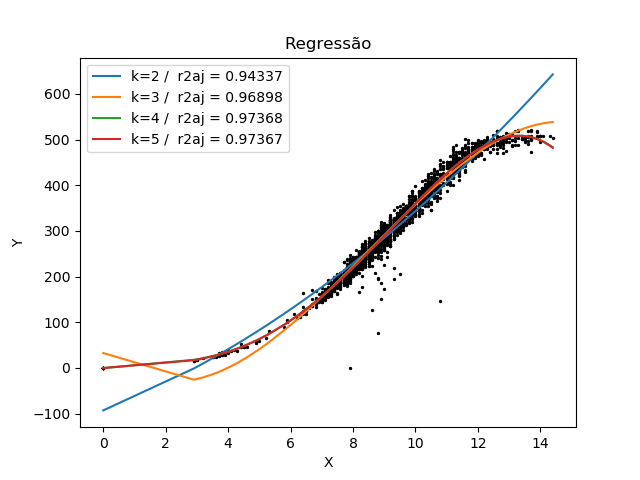

Here is the Python script that generated this plot:
#!/usr/bin/env python
# coding: utf-8

"""Regressão Múltipla

Notas
-----
Dataset: uma função linear com um ruído gaussiano de media 0 e
variancia não-unitária.

Beta = (X'X)-¹X'*y
ŷ(X) = X * beta

Legenda:
+ n é a quantidade de amostras
+ y é a função a ser estimada
  + m é a inclinação da curva
  + x é a variável independente (entrada)
+ ŷ é a função estimadora
  + X é a matriz de variáveis com n x (k + 1)
  + beta é um vetor de coeficientes
  + k é o número de variáveis independentes


Apêndice
--------
Instale: python e pip
Dependências: pip install numpy matplotlib

Author: Manoel Vilela

Aumento do grau de Polinômios

k(1) = 0.93
k(2) = 0.94
k(3) = 0.97
k(3) = 0.969
k(4) = 0.9737242
k(5) = 0.9737256


Dataset de aula
----------------

x = velocidade do vento em aquiraz
y = potencia de energia gerada
"""

import numpy as np
from numpy.linalg import inv
from matplotlib import pyplot as plt
from math import sqrt
from load import dataset


def regression(x, y, k=1):
    X = np.array([x ** i for i in range(k+1)]).T
    beta = (inv(X.T @ X) @ X.T) @ y
    y_pred = X @ beta
    return beta, y_pred


def regression_report(x, y, k):
    y_mean = np.mean(y)
    n = len(x)
    beta, y_pred = regression(x, y, k)
    SQE = sum((y - y_pred) ** 2)
    Syy = sum((y - y_mean) ** 2)
    r = SQE / Syy
    r2 = 1 - r
    p = k + 1
    aj = (n - 1) / (n - p)
    r2aj = 1 - r * aj

    rmse = sqrt(sum((y - y_pred) ** 2)/n)
    print()
    print("RESULTS REGRESSION k={}".format(k))
    print("-----------------------")
    print("RMSE:\t", round(rmse, ndigits=5))
    print("  R2:\t", round(r2, ndigits=5))
    print("R2aj:\t", round(r2aj, ndigits=5))
    print("   B:\t", np.round(beta, decimals=3))
    label = 'k={} /  r2aj = {}'.format(k, round(r2aj, ndigits=5))
    plt.plot(x, y_pred, label=label)
    return beta


def main():
    print(__doc__)
    plt.close("all")
    x, y = dataset()
    regression_report(x, y, 2)
    regression_report(x, y, 3)
    regression_report(x, y, 4)
    regression_report(x, y, 5)
    plt.scatter(x, y, color='black', s=2)
    ax = plt.gca()
    ax.set_title("Regressão")
    ax.set_xlabel("X")
    ax.set_ylabel("Y")
    ax.legend()
    plt.show(block=False)
    plt.savefig("regression.png", figsize=(10, 8))

main()
